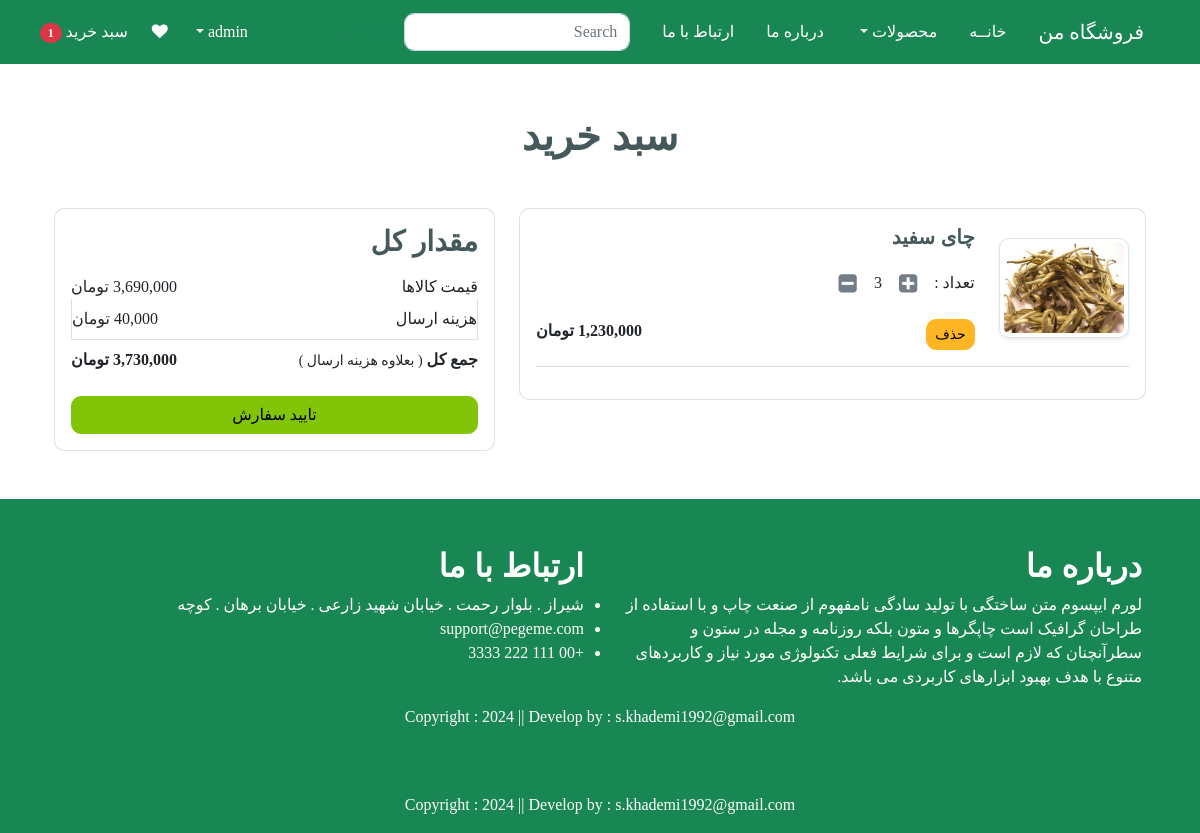
The app's page /cart/ (signed in), older data.
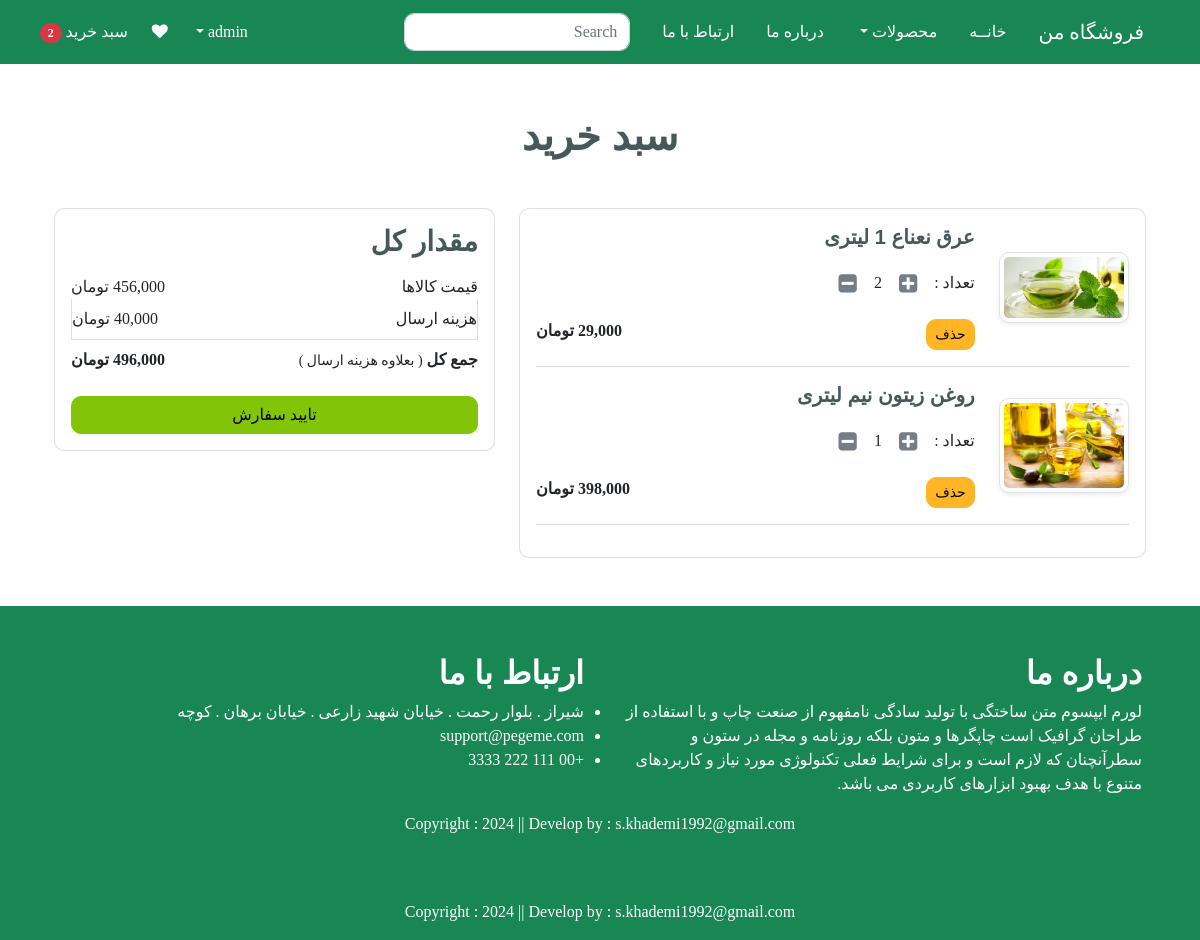
The same page, newer data.
### app/models.py (models this page shows, shortened)
class Cart(models.Model):
    user = models.ForeignKey(User, on_delete=models.CASCADE)
    product = models.ForeignKey(Product, on_delete=models.CASCADE)
    quantity = models.PositiveIntegerField(default=1)

class Product(models.Model):
    title = models.CharField(max_length=100)
    selling_price = models.DecimalField(default=0, decimal_places=0, max_digits=12)
    discounted_price = models.DecimalField(default=0, decimal_places=0, max_digits=12, null=True, blank=True)
    description = models.TextField()
    category = models.CharField(choices=CATEGORY_CHOICES, max_length=2)
    product_image = models.ImageField(upload_to='product')

### app/views.py (the view)
# urls.py: path('cart/', views.show_cart, name='showcart'),
def show_cart(request):
    user = request.user
    cart = Cart.objects.filter(user=user)
    amount = 0
    for p in cart:
        value = p.quantity * p.product.discounted_price
        amount = amount + value
    totalamount = amount + 40000
    totalitem = 0
    wishitem = 0
    if request.user.is_authenticated:
        totalitem = len(Cart.objects.filter(user=request.user))
        wishitem = len(Wishlist.objects.filter(user=request.user))
    return render(request, 'app/addtocart.html', locals())

### app/templates/app/addtocart.html (shortened to what this page needs)
{% extends 'app/base.html' %}
{% load static %}
{% load humanize %}
{% block main-content %}
    <div class="container my-5">
        <div class="row">
            {% if cart %}
            <h1 class="text-center mb-5">سبد خرید</h1>
            <div class="col-sm-7">
                <div class="card">
                    <div class="card-body">
                        {% for item in cart %}
                        <div class="row">
                            <div class="col-sm-3 text-center align-self-center">
                                <img src="{{ item.product.product_image.url }}" alt="" srcset="" class="img-fluid img-thumbnail shadow-sm" height="150" width="150">
                            </div>
                            <div class="col-sm-9">
                                <div>
                                    <h5>{{ item.product.title }}</h5>
                                    <div class="my-3">
                                        <label for="quantity">تعداد : </label>
                                        <a class="plus-cart btn" pid="{{ item.product.id }}">
                                            <i class="fa fa-plus-square fa-lg"></i>
                                        </a>
                                        <span id="quantity">{{ item.quantity }}</span>
                                        <a class="minus-cart btn" pid="{{ item.product.id }}">
                                            <i class="fa fa-minus-square fa-lg"></i>
                                        </a>
                                    </div>
                                    <div class="d-flex justify-content-between">
                                        <a href="#" class="remove-cart btn btn-sm btn-secondary mr-3" pid="{{ item.product.id }}">حذف</a>
                                        <p class="mb-0">
                                            <span><strong>{{ item.product.discounted_price | intcomma }} تومان</strong></span>
                                        </p>
                                    </div>
                                </div>
                            </div>
                        </div>
                        <hr class="text-muted">
                        {% endfor %}
                    </div>
                </div>
            </div>
            <div class="col-sm-5">
                <div class="card">
                    <div class="card-body">
                        <h3>مقدار کل</h3>
                        <ul class="list-group">
                            <li class="list-group-item d-flex justify-content-between align-items-center border-0 px-0 pb-0">قیمت کالاها<span id="amount">{{ amount | intcomma }} تومان</span></li>
                            <li class="list-group-item d-flex justify-content-between align-items-center px-0">هزینه ارسال<span>40,000 تومان</span></li>
                            <li class="list-group-item d-flex justify-content-between align-items-center border-0 px-0 mb-3">
                                <div>
                                    <strong>جمع کل </strong><small>( بعلاوه هزینه ارسال )</small>
                                </div>
                                <span id="totalamount"><strong>{{ totalamount | intcomma }} تومان</strong></span>
                            </li>
                        </ul>
                        <div class="d-grid"><a href="{% url 'checkout' %}" class="btn btn-primary">تایید سفارش</a></div>
                    </div>
                </div>
            </div>
            {% else %}
            <h1 class="text-center mb-5">سبد خرید شما خالی است.</h1>
            {% endif %}
        </div>
    </div>
{% endblock main-content %}

### app/templates/app/base.html (shortened to what this page needs)
<!DOCTYPE html>
{% load static %}
<html lang="fa" dir="rtl">
<head>
    <link href="https://cdn.jsdelivr.net/npm/bootstrap@5.3.3/dist/css/bootstrap.min.css" rel="stylesheet">
    <link rel="stylesheet" href="{% static 'app/css/all.min.css' %}">
    <link rel="stylesheet" href="{% static 'app/css/owl.carousel.min.css' %}">
    <link rel="stylesheet" href="{% static 'app/css/style.css' %}">
    <link rel="stylesheet" href="{% static 'app/css/font-awesome.min.css' %}">
    <link rel="stylesheet" href="{% static 'app/css/responsive.css' %}">
    <link rel="stylesheet" href="{% static 'app/css/bootstrap.min.css' %}">
</head>
<body class="font" dir="rtl">
    <nav class="navbar sticky-top navbar-expand-lg navbar-dark bg-success">
        <div class="container-fluid my-1">
            <a class="navbar-brand px-3" href="{% url 'home' %}">فروشگاه من</a>
            <div class="collapse navbar-collapse" id="navbarSupportedContent">
                <ul class="navbar-nav mb-2 mb-lg-0">
                    <li class="nav-item mx-2">
                        <a class="nav-link active" aria-current="page" href="{% url 'home' %}">خانــه</a>
                    </li>
                    <li class="nav-item dropdown mx-2">
                        <a class="nav-link dropdown-toggle text-white" href="#" role="button" data-bs-toggle="dropdown" aria-expanded="false">محصولات </a>
                    </li>
                    <li class="nav-item mx-2">
                        <a class="nav-link text-white" href="{% url 'about' %}">درباره ما</a>
                    </li>
                    <li class="nav-item mx-2">
                        <a class="nav-link text-white" href="{% url 'contact' %}">ارتباط با ما</a>
                    </li>
                </ul>
                <form class="d-flex mx-2" role="search">
                    <input class="form-control me-2" type="search" placeholder="Search" aria-label="Search">
                    <button class="btn btn-outline-success" type="submit">جستجو</button>
                </form>
            </div>
            <div>
                <ul class="navbar-nav me-auto mb-2 mb-lg-0">
                    {% if user.is_authenticated %}
                    <li class="nav-item dropdown mx-2">
                        <a class="nav-link dropdown-toggle text-white" href="#" id="profileDropdown" role="button" data-bs-toggle="dropdown" aria-expanded="false">{{ request.user.username }} </a>
                    </li>
                    <li class="nav-item">
                        <a href="#" class="nav-link text-white"><i class="fa fa-heart"></i></a>
                    </li>
                    <li class="nav-item mx-2">
                        <a href="{% url 'showcart' %}" class="nav-link text-white">سبد خرید <span class="badge bg-danger">{% if totalitem > 0 %} {{ totalitem }} {% endif %}</span></a>
                    </li>
                    {% endif %}
                </ul>
            </div>
        </div>
    </nav>
{% block main-content %}{% endblock main-content %}
	<div class="text-white bg-success py-5">
		<div class="container">
			<div class="row">
				<div class="col-lg-6 col-md-6 px-3">
					<div class="about-widget">
						<h2 class="fs-sm-1 text-white">درباره ما</h2>
						<p>
                            لورم ایپسوم متن ساختگی با تولید سادگی نامفهوم از صنعت چاپ و با استفاده از طراحان گرافیک است چاپگرها و متون بلکه روزنامه و مجله در ستون و سطرآنچنان که لازم است و برای شرایط فعلی تکنولوژی مورد نیاز و کاربردهای متنوع با هدف بهبود ابزارهای کاربردی می باشد.
                        </p>
					</div>
				</div>
				<div class="col-lg-6 col-md-6 px-3">
					<div class="footer-box get-in-touch">
						<h2 class="widget-title text-white">ارتباط با ما</h2>
						<ul>
							<li>شیراز . بلوار رحمت . خیابان شهید زارعی . خیابان برهان . کوچه</li>
							<li>support@pegeme.com</li>
							<li>+00 111 222 3333</li>
						</ul>
					</div>
				</div>
			</div>
		</div>
        <div class="container">
            <p class="m-0 text-center text-white">Copyright : 2024 || Develop by : s.khademi1992@gmail.com</p>
        </div>
	</div>
    <footer class="py-3 bg-success col-lg-12 col-md-12">
        <div class="container">
            <p class="m-0 text-center text-white">Copyright : 2024 || Develop by : s.khademi1992@gmail.com</p>
        </div>
    </footer>
</body>
</html>

### app/static/app/css/style.css (style rules this page uses)
* { margin: 0; padding: 0; box-sizing: border-box; }
.font { font-family: font; }

Row changes from the older to the newer data that the page shows:
removed Cart: product.product_image (picture), product "چای سفید", quantity "3", product.discounted_price "1,230,000"
added Cart: product.product_image (picture), product "عرق نعناع 1 لیتری", quantity "2", product.discounted_price "29,000"
added Cart: product.product_image (picture), product "روغن زیتون نیم لیتری", quantity "1", product.discounted_price "398,000"
Text that changed along with them:
{{ totalitem }}: "1" → "2"
{{ amount | intcomma }}: "3,690,000" → "456,000"
{{ totalamount | intcomma }}: "3,730,000" → "496,000"
